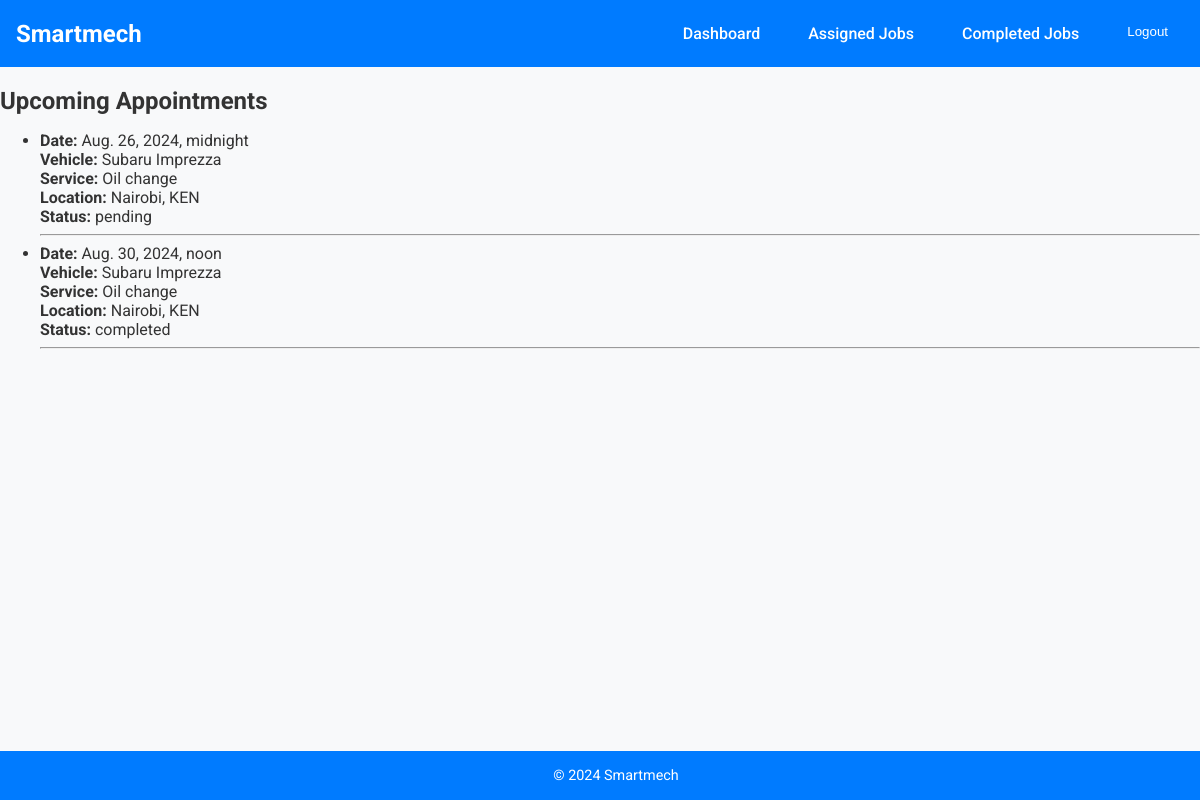
Page /accounts/mechanic/appointments/ (signed in) on the committed database.
### accounts/models.py (models this page shows, shortened)
class Appointment(models.Model):
    service_request = models.OneToOneField(ServiceRequest, on_delete=models.CASCADE)
    scheduled_date = models.DateTimeField()
    location = models.CharField(max_length=255)
    confirmed = models.BooleanField(default=False)

class ServiceRequest(models.Model):
    owner = models.ForeignKey(VehicleOwner, related_name='service_requests', on_delete=models.CASCADE)
    mechanic = models.ForeignKey(Mechanic, related_name='service_requests', on_delete=models.SET_NULL, null=True, blank=True)
    company = models.ForeignKey(AutoRepairCompany, related_name='service_requests', on_delete=models.SET_NULL, null=True, blank=True)
    vehicle = models.ForeignKey(Vehicle, related_name='service_requests', on_delete=models.CASCADE)
    issue_description = models.TextField()
    service_type = models.CharField(max_length=100, blank=True, null=True)  # E.g., "Oil Change", "Brake Repair"
    status = models.CharField(max_length=50, choices=[
        ('pending', 'Pending'),
        ('in_progress', 'In Progress'),
        ('completed', 'Completed')
    ], default='pending')
    created_at = models.DateTimeField(auto_now_add=True)
    updated_at = models.DateTimeField(auto_now=True)
    feedback = models.TextField(blank=True, null=True)
    rating = models.IntegerField(
        null=True,
        blank=True,
        validators=[MinValueValidator(1), MaxValueValidator(5)],
        help_text="Rate the service from 1 to 5 stars"
    )

class Vehicle(models.Model):
    owner = models.ForeignKey(VehicleOwner, related_name='vehicles', on_delete=models.CASCADE)
    make = models.CharField(max_length=100)
    license_plate =models.CharField(max_length=255, blank=True, null=True)
    model = models.CharField(max_length=100)
    year = models.IntegerField()
    vin = models.CharField(max_length=100, unique=True)  # Vehicle Identification Number
    current_status = models.CharField(max_length=255, blank=True, null=True)  # e.g., "In Service", "Available"
    warranty_info = models.CharField(max_length=255, blank=True, null=True)  # e.g., "2 years remaining"

### accounts/views.py (the view)
# urls.py: path('mechanic/appointments/', views.mechanic_appointments, name='mechanic_appointments'),
@login_required
def mechanic_appointments(request):
    mechanic = request.user.mechanic
    upcoming_appointments = Appointment.objects.filter(
        service_request__mechanic=mechanic,
        scheduled_date__gte=datetime.now()
    ).order_by('scheduled_date')
    return render(request, 'mechanic/mechanic_appointments.html', {
        'upcoming_appointments': upcoming_appointments,
    })

### accounts/templates/mechanic/mechanic_appointments.html (shortened to what this page needs)
{% extends 'base.html' %}
{% block content %}
<h2>Upcoming Appointments</h2>
<ul>
    {% for appointment in upcoming_appointments %}
    <li>
        <strong>Date:</strong> {{ appointment.scheduled_date }}<br>
        <strong>Vehicle:</strong> {{ appointment.service_request.vehicle.make }} {{ appointment.service_request.vehicle.model }}<br>
        <strong>Service:</strong> {{ appointment.service_request.issue_description }}<br>
        <strong>Location:</strong> {{ appointment.location }}<br>
        <strong>Status:</strong> {{ appointment.service_request.status }}<br>
    </li>
    <hr>
    {% endfor %}
</ul>
{% endblock %}

### accounts/templates/base.html (shortened to what this page needs)
{% load static %}
<!DOCTYPE html>
<html lang="en">
<head>
    <link rel="stylesheet" href="{% static 'accounts/css/style.css' %}">
    <link href="https://cdnjs.cloudflare.com/ajax/libs/fullcalendar/5.10.1/main.min.css" rel="stylesheet">
    <link rel="stylesheet" href="https://cdnjs.cloudflare.com/ajax/libs/font-awesome/6.0.0-beta3/css/all.min.css">
</head>
<body>
    <header>
        <div class="navbar">
            <h1>Smartmech</h1>
            <nav>
                <ul id="nav-links">
                    {% if user.is_authenticated %}
                        {% if user.role == 'owner' %}
                            <li><a href="{% url 'owner_dashboard' %}">Dashboard</a></li>
                            <li><a href="{% url 'vehicle_list' %}">My Vehicles</a></li>
                            <li><a href="{% url 'service_requests' %}">Service Requests</a></li>
                        {% elif user.role == 'mechanic' %}
                            <li><a href="{% url 'mechanic_dashboard' %}">Dashboard</a></li>
                            <li><a href="{% url 'assigned_jobs' %}">Assigned Jobs</a></li>
                            <li><a href="{% url 'completed_jobs' %}">Completed Jobs</a></li>
                        {% elif user.role == 'company' %}
                            <li><a href="{% url 'company_dashboard' %}">Dashboard</a></li>
                            <li><a href="{% url 'manage_mechanics' %}">Manage Mechanics</a></li>
                            <li><a href="{% url 'service_requests' %}">Service Requests</a></li>
                        {% endif %}
                        <li>
                            <form id="logout-form" action="{% url 'logout' %}" method="post" style="display: inline;">
                                <button type="submit" class="logout-button">Logout</button>
                            </form>
                        </li>
                    {% else %}
                        <li><a href="{% url 'login' %}">Login</a></li>
                        <li><a href="{% url 'register' %}">Register</a></li>
                    {% endif %}
                </ul>
            </nav>
        </div>
    </header>
    <main>
        {% block content %}
        {% endblock %}
    </main>
    <footer>
        <p>&copy; 2024 Smartmech</p>
    </footer>
</body>
</html>

### accounts/static/accounts/css/style.css (style rules this page uses)
body { font-family: 'Roboto', sans-serif; background-color: #f4f4f9; margin: 0; padding: 0; color: #333; }
h1, h2, h3 { color: #333; margin-bottom: 15px; }
a { color: #3498db; text-decoration: none; }

### accounts/templates/base.html (style rules this page uses)
html, body { margin: 0; padding: 0; height: 100%; font-family: 'Roboto', sans-serif; overflow-x: hidden; }
body { display: flex; flex-direction: column; background-color: #f8f9fa; color: #333; }
.navbar { background-color: #007bff; padding: 1rem; display: flex; justify-content: space-between; align-items: center; color: white; flex-wrap: wrap; }
.navbar h1 { font-size: 1.5rem; margin: 0; color: white; }
.navbar nav ul { list-style: none; margin: 0; padding: 0; display: flex; gap: 1rem; flex-wrap: wrap; }
.navbar nav ul li { display: inline; }
.navbar nav ul li a, .navbar nav ul li button.logout-button { color: white; text-decoration: none; font-weight: 500; padding: 0.5rem 1rem; background: none; border: none; cursor: pointer; white-space: nowrap; display: inline-block; }
.navbar form { display: inline; margin: 0; }
footer { background-color: #007bff; color: white; text-align: center; padding: 1rem; margin-top: auto; width: 100%; }
footer p { margin: 0; font-size: 0.9rem; }

### rows in the picture
Appointment: scheduled_date "Aug. 26, 2024, midnight", service_request.vehicle.make "Subaru", service_request.vehicle.model "Imprezza", service_request.issue_description "Oil change", location "Nairobi, KEN", service_request.status "pending"
Appointment: scheduled_date "Aug. 30, 2024, noon", service_request.vehicle.make "Subaru", service_request.vehicle.model "Imprezza", service_request.issue_description "Oil change", location "Nairobi, KEN", service_request.status "completed"
